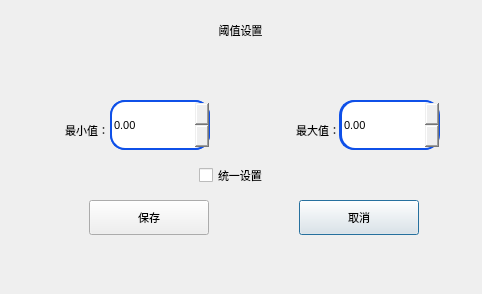
<?xml version="1.0" encoding="UTF-8"?>
<ui version="4.0">
 <class>SetThresholdDlg</class>
 <widget class="QDialog" name="SetThresholdDlg">
  <property name="geometry">
   <rect>
    <x>0</x>
    <y>0</y>
    <width>482</width>
    <height>294</height>
   </rect>
  </property>
  <property name="font">
   <font>
    <family>Ubuntu</family>
    <pointsize>8</pointsize>
    <italic>false</italic>
    <bold>false</bold>
   </font>
  </property>
  <property name="windowTitle">
   <string>Dialog</string>
  </property>
  <property name="styleSheet">
   <string notr="true">font: 8pt &quot;Ubuntu&quot;;</string>
  </property>
  <widget class="QPushButton" name="cancelBtn">
   <property name="geometry">
    <rect>
     <x>299</x>
     <y>200</y>
     <width>120</width>
     <height>35</height>
    </rect>
   </property>
   <property name="maximumSize">
    <size>
     <width>120</width>
     <height>16777215</height>
    </size>
   </property>
   <property name="text">
    <string>取消</string>
   </property>
  </widget>
  <widget class="MySpinBox" name="maxBox">
   <property name="geometry">
    <rect>
     <x>339</x>
     <y>100</y>
     <width>100</width>
     <height>50</height>
    </rect>
   </property>
   <property name="styleSheet">
    <string notr="true">QSpinBox::up-button
{
	width: 35px;
	height: 25px;
	border-left-width:1px;
	border-left-color:darkgray;
	border-left-style:solid;
	border-top-right-radius:3px;
	image: url(:/new/prefix1/image/up.png);
}

QSpinBox::down-button
{
	width: 35px;
	height: 25px;
	border-left-width:1px;
	border-left-color:darkgray;
	border-left-style:solid;	
	border-bottom-right-radius:3px;
	image: url(:/new/prefix1/image/down.png);
}
QSpinBox{
border:2px solid rgb(15,80,232);
border-radius:15px
}</string>
   </property>
   <property name="maximum">
    <number>10000</number>
   </property>
  </widget>
  <widget class="MyLabel" name="label_2">
   <property name="geometry">
    <rect>
     <x>9</x>
     <y>110</y>
     <width>100</width>
     <height>40</height>
    </rect>
   </property>
   <property name="font">
    <font>
     <family>Ubuntu</family>
     <pointsize>8</pointsize>
     <italic>false</italic>
     <bold>false</bold>
    </font>
   </property>
   <property name="text">
    <string>最小值：</string>
   </property>
   <property name="alignment">
    <set>Qt::AlignRight|Qt::AlignTrailing|Qt::AlignVCenter</set>
   </property>
  </widget>
  <widget class="QPushButton" name="saveBtn">
   <property name="geometry">
    <rect>
     <x>89</x>
     <y>200</y>
     <width>120</width>
     <height>35</height>
    </rect>
   </property>
   <property name="maximumSize">
    <size>
     <width>120</width>
     <height>16777215</height>
    </size>
   </property>
   <property name="text">
    <string>保存</string>
   </property>
  </widget>
  <widget class="MySpinBox" name="minBox">
   <property name="geometry">
    <rect>
     <x>110</x>
     <y>100</y>
     <width>100</width>
     <height>50</height>
    </rect>
   </property>
   <property name="styleSheet">
    <string notr="true">QSpinBox::up-button
{
	width: 35px;
	height: 25px;
	border-left-width:1px;
	border-left-color:darkgray;
	border-left-style:solid;
	border-top-right-radius:3px;
	image: url(:/new/prefix1/image/up.png);
}

QSpinBox::down-button
{
	width: 35px;
	height: 25px;
	border-left-width:1px;
	border-left-color:darkgray;
	border-left-style:solid;	
	border-bottom-right-radius:3px;
	image: url(:/new/prefix1/image/down.png);
}
QSpinBox{
border:2px solid rgb(15,80,232);
border-radius:15px
}</string>
   </property>
   <property name="suffix">
    <string/>
   </property>
   <property name="prefix">
    <string/>
   </property>
   <property name="maximum">
    <number>10000</number>
   </property>
  </widget>
  <widget class="QLabel" name="titleLab">
   <property name="geometry">
    <rect>
     <x>30</x>
     <y>10</y>
     <width>421</width>
     <height>41</height>
    </rect>
   </property>
   <property name="font">
    <font>
     <family>Ubuntu</family>
     <pointsize>8</pointsize>
     <italic>false</italic>
     <bold>false</bold>
    </font>
   </property>
   <property name="text">
    <string>阈值设置</string>
   </property>
   <property name="alignment">
    <set>Qt::AlignCenter</set>
   </property>
  </widget>
  <widget class="QCheckBox" name="checkBox">
   <property name="geometry">
    <rect>
     <x>199</x>
     <y>160</y>
     <width>121</width>
     <height>31</height>
    </rect>
   </property>
   <property name="maximumSize">
    <size>
     <width>150</width>
     <height>16777215</height>
    </size>
   </property>
   <property name="font">
    <font>
     <family>Ubuntu</family>
     <pointsize>8</pointsize>
     <italic>false</italic>
     <bold>false</bold>
    </font>
   </property>
   <property name="text">
    <string>统一设置</string>
   </property>
  </widget>
  <widget class="MyLabel" name="label_3">
   <property name="geometry">
    <rect>
     <x>240</x>
     <y>110</y>
     <width>100</width>
     <height>40</height>
    </rect>
   </property>
   <property name="font">
    <font>
     <family>Ubuntu</family>
     <pointsize>8</pointsize>
     <italic>false</italic>
     <bold>false</bold>
    </font>
   </property>
   <property name="text">
    <string>最大值：</string>
   </property>
   <property name="alignment">
    <set>Qt::AlignRight|Qt::AlignTrailing|Qt::AlignVCenter</set>
   </property>
  </widget>
  <widget class="MyDoubleSpinBox" name="mindoubleSpinBox">
   <property name="geometry">
    <rect>
     <x>110</x>
     <y>100</y>
     <width>100</width>
     <height>50</height>
    </rect>
   </property>
   <property name="sizePolicy">
    <sizepolicy hsizetype="Minimum" vsizetype="Fixed">
     <horstretch>0</horstretch>
     <verstretch>0</verstretch>
    </sizepolicy>
   </property>
   <property name="styleSheet">
    <string notr="true">QDoubleSpinBox::up-button
{
	width: 35px;
	height: 25px;
	border-left-width:1px;
	border-left-color:darkgray;
	border-left-style:solid;
	border-top-right-radius:3px;
	image: url(:/new/prefix1/image/up.png);
}

QDoubleSpinBox::down-button
{
	width: 35px;
	height: 25px;
	border-left-width:1px;
	border-left-color:darkgray;
	border-left-style:solid;	
	border-bottom-right-radius:3px;
	image: url(:/new/prefix1/image/down.png);
}
QDoubleSpinBox{
border:2px solid rgb(15,80,232);
border-radius:15px
}</string>
   </property>
   <property name="singleStep">
    <double>0.010000000000000</double>
   </property>
  </widget>
  <widget class="MyDoubleSpinBox" name="maxdoubleSpinBox">
   <property name="geometry">
    <rect>
     <x>340</x>
     <y>100</y>
     <width>100</width>
     <height>50</height>
    </rect>
   </property>
   <property name="sizePolicy">
    <sizepolicy hsizetype="Minimum" vsizetype="Fixed">
     <horstretch>0</horstretch>
     <verstretch>0</verstretch>
    </sizepolicy>
   </property>
   <property name="styleSheet">
    <string notr="true">QDoubleSpinBox::up-button
{
	width: 35px;
	height: 25px;
	border-left-width:1px;
	border-left-color:darkgray;
	border-left-style:solid;
	border-top-right-radius:3px;
	image: url(:/new/prefix1/image/up.png);
}

QDoubleSpinBox::down-button
{
	width: 35px;
	height: 25px;
	border-left-width:1px;
	border-left-color:darkgray;
	border-left-style:solid;	
	border-bottom-right-radius:3px;
	image: url(:/new/prefix1/image/down.png);
}
QDoubleSpinBox{
border:2px solid rgb(15,80,232);
border-radius:15px
}</string>
   </property>
   <property name="singleStep">
    <double>0.010000000000000</double>
   </property>
  </widget>
 </widget>
 <customwidgets>
  <customwidget>
   <class>MyLabel</class>
   <extends>QLabel</extends>
   <header>setthreshold/mylabel.h</header>
  </customwidget>
  <customwidget>
   <class>MyDoubleSpinBox</class>
   <extends>QDoubleSpinBox</extends>
   <header>common/mydoublespinbox.h</header>
  </customwidget>
  <customwidget>
   <class>MySpinBox</class>
   <extends>QSpinBox</extends>
   <header location="global">common/myspinbox.h</header>
  </customwidget>
 </customwidgets>
 <resources/>
 <connections/>
</ui>
